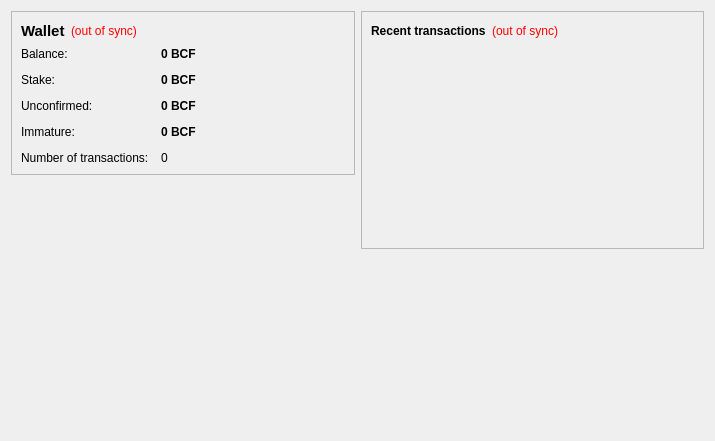
<?xml version="1.0" encoding="UTF-8"?>
<ui version="4.0">
 <class>OverviewPage</class>
 <widget class="QWidget" name="OverviewPage">
  <property name="geometry">
   <rect>
    <x>0</x>
    <y>0</y>
    <width>715</width>
    <height>441</height>
   </rect>
  </property>
  <property name="windowTitle">
   <string>Form</string>
  </property>
  <layout class="QHBoxLayout" name="horizontalLayout" stretch="1,1">
   <item>
    <layout class="QVBoxLayout" name="verticalLayout_2">
     <item>
      <widget class="QFrame" name="frame">
       <property name="frameShape">
        <enum>QFrame::StyledPanel</enum>
       </property>
       <property name="frameShadow">
        <enum>QFrame::Raised</enum>
       </property>
       <layout class="QVBoxLayout" name="verticalLayout_4">
        <item>
         <layout class="QHBoxLayout" name="horizontalLayout_4">
          <item>
           <widget class="QLabel" name="label_5">
            <property name="font">
             <font>
              <pointsize>11</pointsize>
              <weight>75</weight>
              <bold>true</bold>
             </font>
            </property>
            <property name="text">
             <string>Wallet</string>
            </property>
           </widget>
          </item>
          <item>
           <widget class="QLabel" name="labelWalletStatus">
            <property name="toolTip">
             <string>The displayed information may be out of date. Your wallet automatically synchronizes with the Tobin network after a connection is established, but this process has not completed yet.</string>
            </property>
            <property name="styleSheet">
             <string notr="true">QLabel { color: red; }</string>
            </property>
            <property name="text">
             <string notr="true">(out of sync)</string>
            </property>
            <property name="alignment">
             <set>Qt::AlignLeading|Qt::AlignLeft|Qt::AlignVCenter</set>
            </property>
           </widget>
          </item>
          <item>
           <spacer name="horizontalSpacer_2">
            <property name="orientation">
             <enum>Qt::Horizontal</enum>
            </property>
            <property name="sizeHint" stdset="0">
             <size>
              <width>40</width>
              <height>20</height>
             </size>
            </property>
           </spacer>
          </item>
         </layout>
        </item>
        <item>
         <layout class="QFormLayout" name="formLayout_2">
          <property name="fieldGrowthPolicy">
           <enum>QFormLayout::AllNonFixedFieldsGrow</enum>
          </property>
          <property name="horizontalSpacing">
           <number>12</number>
          </property>
          <property name="verticalSpacing">
           <number>12</number>
          </property>
          <item row="0" column="0">
           <widget class="QLabel" name="label">
            <property name="text">
             <string>Balance:</string>
            </property>
           </widget>
          </item>
          <item row="0" column="1">
           <widget class="QLabel" name="labelBalance">
            <property name="font">
             <font>
              <weight>75</weight>
              <bold>true</bold>
             </font>
            </property>
            <property name="cursor">
             <cursorShape>IBeamCursor</cursorShape>
            </property>
            <property name="toolTip">
             <string>Your current balance</string>
            </property>
            <property name="text">
             <string notr="true">0 BCF</string>
            </property>
            <property name="textInteractionFlags">
             <set>Qt::LinksAccessibleByMouse|Qt::TextSelectableByKeyboard|Qt::TextSelectableByMouse</set>
            </property>
           </widget>
          </item>
          <item row="1" column="0">
           <widget class="QLabel" name="label_6">
            <property name="text">
             <string>Stake:</string>
            </property>
           </widget>
          </item>
          <item row="1" column="1">
           <widget class="QLabel" name="labelStake">
            <property name="font">
             <font>
              <weight>75</weight>
              <bold>true</bold>
             </font>
            </property>
            <property name="cursor">
             <cursorShape>IBeamCursor</cursorShape>
            </property>
            <property name="toolTip">
             <string>Total of coins that was staked, and do not yet count toward the current balance</string>
            </property>
            <property name="text">
             <string notr="true">0 BCF</string>
            </property>
            <property name="textInteractionFlags">
             <set>Qt::LinksAccessibleByMouse|Qt::TextSelectableByKeyboard|Qt::TextSelectableByMouse</set>
            </property>
           </widget>
          </item>
          <item row="2" column="0">
           <widget class="QLabel" name="label_3">
            <property name="text">
             <string>Unconfirmed:</string>
            </property>
           </widget>
          </item>
          <item row="2" column="1">
           <widget class="QLabel" name="labelUnconfirmed">
            <property name="font">
             <font>
              <weight>75</weight>
              <bold>true</bold>
             </font>
            </property>
            <property name="cursor">
             <cursorShape>IBeamCursor</cursorShape>
            </property>
            <property name="toolTip">
             <string>Total of transactions that have yet to be confirmed, and do not yet count toward the current balance</string>
            </property>
            <property name="text">
             <string notr="true">0 BCF</string>
            </property>
            <property name="textInteractionFlags">
             <set>Qt::LinksAccessibleByMouse|Qt::TextSelectableByKeyboard|Qt::TextSelectableByMouse</set>
            </property>
           </widget>
          </item>
          <item row="3" column="0">
           <widget class="QLabel" name="labelImmatureText">
            <property name="text">
             <string>Immature:</string>
            </property>
           </widget>
          </item>
          <item row="3" column="1">
           <widget class="QLabel" name="labelImmature">
            <property name="font">
             <font>
              <weight>75</weight>
              <bold>true</bold>
             </font>
            </property>
            <property name="toolTip">
             <string>Mined balance that has not yet matured</string>
            </property>
            <property name="text">
             <string notr="true">0 BCF</string>
            </property>
            <property name="textInteractionFlags">
             <set>Qt::LinksAccessibleByMouse|Qt::TextSelectableByKeyboard|Qt::TextSelectableByMouse</set>
            </property>
           </widget>
          </item>
          <item row="4" column="0">
           <widget class="QLabel" name="label_2">
            <property name="text">
             <string>Number of transactions:</string>
            </property>
           </widget>
          </item>
          <item row="4" column="1">
           <widget class="QLabel" name="labelNumTransactions">
            <property name="toolTip">
             <string>Total number of transactions in wallet</string>
            </property>
            <property name="text">
             <string notr="true">0</string>
            </property>
           </widget>
          </item>
         </layout>
        </item>
       </layout>
      </widget>
     </item>
     <item>
      <spacer name="verticalSpacer">
       <property name="orientation">
        <enum>Qt::Vertical</enum>
       </property>
       <property name="sizeHint" stdset="0">
        <size>
         <width>20</width>
         <height>40</height>
        </size>
       </property>
      </spacer>
     </item>
     <item>
      <widget class="QLabel" name="label_6">
       <property name="text">
        <string/>
       </property>
       <property name="pixmap">
        <pixmap resource="../bitcoin.qrc">:/images/backg</pixmap>
       </property>
       <property name="scaledContents">
        <bool>false</bool>
       </property>
       <property name="alignment">
        <set>Qt::AlignCenter</set>
       </property>
       <property name="margin">
        <number>-2</number>
       </property>
      </widget>
     </item>
    </layout>
   </item>
   <item>
    <layout class="QVBoxLayout" name="verticalLayout_3">
     <item>
      <widget class="QFrame" name="frame_2">
       <property name="frameShape">
        <enum>QFrame::StyledPanel</enum>
       </property>
       <property name="frameShadow">
        <enum>QFrame::Raised</enum>
       </property>
       <layout class="QVBoxLayout" name="verticalLayout">
        <item>
         <layout class="QHBoxLayout" name="horizontalLayout_2">
          <item>
           <widget class="QLabel" name="label_4">
            <property name="text">
             <string>&lt;b&gt;Recent transactions&lt;/b&gt;</string>
            </property>
           </widget>
          </item>
          <item>
           <widget class="QLabel" name="labelTransactionsStatus">
            <property name="toolTip">
             <string>The displayed information may be out of date. Your wallet automatically synchronizes with the Tobin network after a connection is established, but this process has not completed yet.</string>
            </property>
            <property name="styleSheet">
             <string notr="true">QLabel { color: red; }</string>
            </property>
            <property name="text">
             <string notr="true">(out of sync)</string>
            </property>
            <property name="alignment">
             <set>Qt::AlignRight|Qt::AlignTrailing|Qt::AlignVCenter</set>
            </property>
           </widget>
          </item>
          <item>
           <spacer name="horizontalSpacer">
            <property name="orientation">
             <enum>Qt::Horizontal</enum>
            </property>
            <property name="sizeHint" stdset="0">
             <size>
              <width>40</width>
              <height>20</height>
             </size>
            </property>
           </spacer>
          </item>
         </layout>
        </item>
        <item>
         <widget class="QListView" name="listTransactions">
          <property name="styleSheet">
           <string notr="true">QListView { background: transparent; }</string>
          </property>
          <property name="frameShape">
           <enum>QFrame::NoFrame</enum>
          </property>
          <property name="verticalScrollBarPolicy">
           <enum>Qt::ScrollBarAlwaysOff</enum>
          </property>
          <property name="horizontalScrollBarPolicy">
           <enum>Qt::ScrollBarAlwaysOff</enum>
          </property>
          <property name="selectionMode">
           <enum>QAbstractItemView::NoSelection</enum>
          </property>
         </widget>
        </item>
       </layout>
      </widget>
     </item>
     <item>
      <spacer name="verticalSpacer_2">
       <property name="orientation">
        <enum>Qt::Vertical</enum>
       </property>
       <property name="sizeHint" stdset="0">
        <size>
         <width>20</width>
         <height>40</height>
        </size>
       </property>
      </spacer>
     </item>
    </layout>
   </item>
  </layout>
 </widget>
 <resources>
  <include location="../bitcoin.qrc"/>
 </resources>
 <connections/>
</ui>
